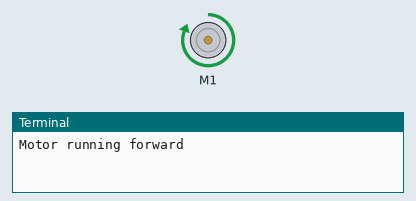
This program was run on a simulated Raspberry Pi (BCM pin numbers). Shown: DC motor (green arrow = forward, orange = backward, longer = faster), the last lines printed to the terminal. At 10.0 s the program stops and its outputs stay as they are.

Above: at 0.1 s.
At 5.1 s:
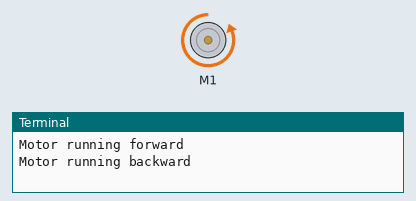
At 10.1 s:
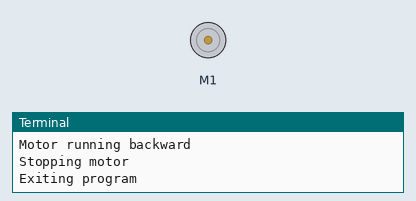
Timing chart, 0 to 11.5 s (numbered marks = the images above):
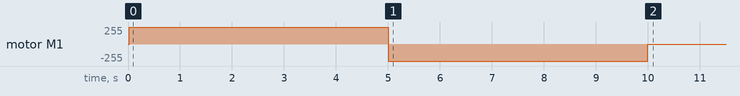

Measured:
- by itself, motor M1: stopped → forward 255/255 at 0.02 s, → backward 255/255 5.0 s later, → stopped 5.0 s later

The program:

carv2.py
```python
import time
from gpiozero import Motor

# Pin configuration
IN1 = 2  # GPIO pin 2
IN2 = 3  # GPIO pin 3

# Initialize motor
motor = Motor(forward=IN1, backward=IN2)

try:
    print("Motor running forward")
    motor.forward()  # Run motor forward
    time.sleep(5)  # Run motor forward for 5 seconds

    print("Motor running backward")
    motor.backward()  # Run motor backward
    time.sleep(5)  # Run motor backward for 5 seconds

    print("Stopping motor")
    motor.stop()  # Stop the motor

finally:
    print("Exiting program")
```
